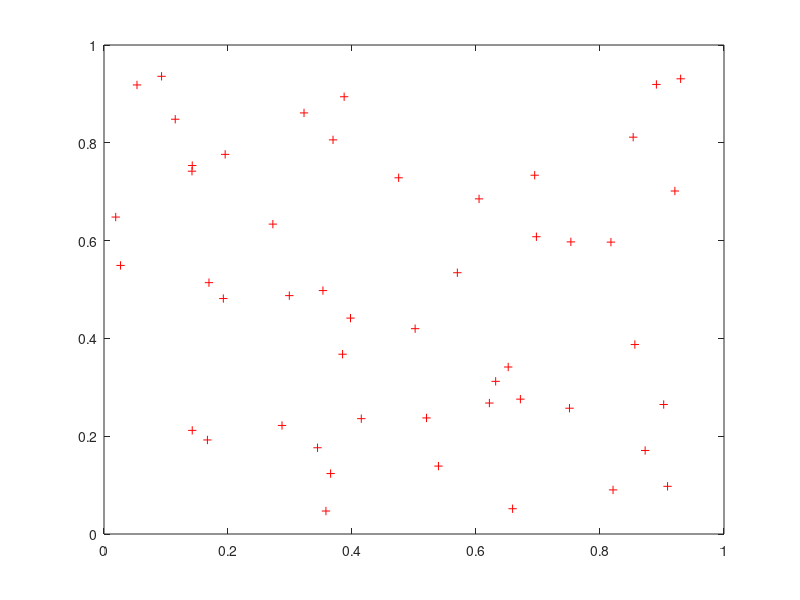

This chart was generated by the following MATLAB code: (Note: this script raises an error after producing the figure.)
clear all
close all
P = rand(50,2)
plot(P(:,1),P(:,2),'r+')


DT = delaunayTriangulation(P);
triplot(DT)
hold on
IC = incenter(DT);
plot(IC(:,1),IC(:,2),'r+');

axis([-0.2 1.2 -0.2 1.2])

 Size = size(DT.ConnectivityList);
 
 Pnew=P;
 pause
 for j = 1:100
     
     P=DT.Points;
     Pnew=P;
     for i = 1:Size(1)
         
         
         VertexDisplacements1 =TriangleDisplacements(P([DT.ConnectivityList(i,:)],:),IC(i,:),0.003);
         VertexDisplacements2 =TriangleDisplacements2(P([DT.ConnectivityList(i,:)],:),0.5);
         
         Pnew([DT.ConnectivityList(i,:)],:)=P([DT.ConnectivityList(i,:)],:) +VertexDisplacements1+VertexDisplacements2;
         
     end
     
     DT = delaunayTriangulation(Pnew);
     Size = size(DT.ConnectivityList)
     DT.ConnectivityList
     triplot(DT,'g')
     hold on
     voronoi(P(:,1),P(:,2)) 
     hold off
     pause(0.1)
     %triplot(DT,'g')
 end
hold on
triplot(DT,'r')
     

  
